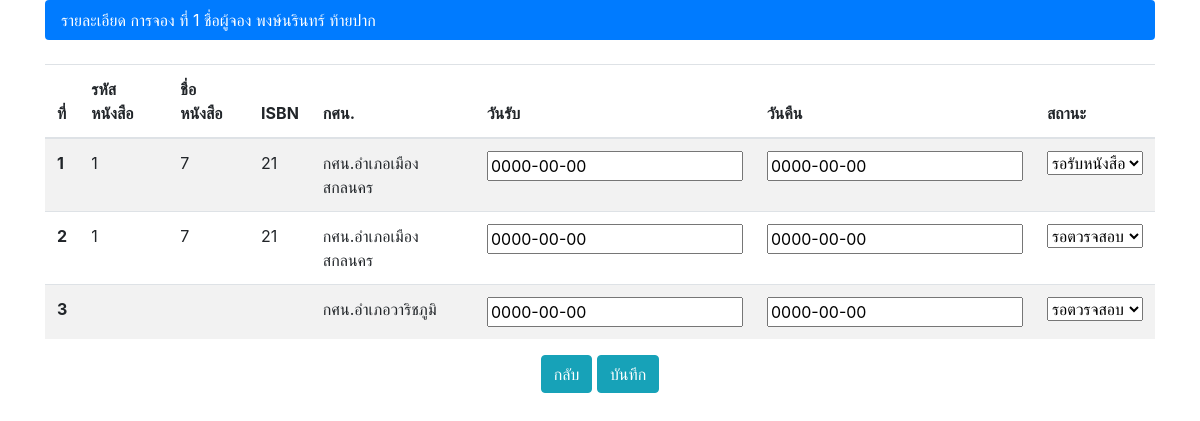
Screenshot of /Authorities/view_order.php?id=1 (signed in) with the database file from the repository.
### tables this page shows
CREATE TABLE `order_detail` (
  `id` int(11) NOT NULL,
  `id_stock` varchar(15) NOT NULL,
  `name` varchar(50) NOT NULL,
  `b_codes` varchar(50) NOT NULL,
  `b_isbn` varchar(50) NOT NULL,
  `b_name` varchar(50) NOT NULL,
  `b_library` text NOT NULL,
  `date_receive` date NOT NULL,
  `date_return` date NOT NULL,
  `status` enum('รอตวรจสอบ','รอรับหนังสือ','คืนแล้ว') NOT NULL DEFAULT 'รอตวรจสอบ'
);

### Authorities/view_order.php (the view, shortened to what this page needs)
<?php
include 'includes/config.php';
if (isset($_GET['id'])) {
  $order_id = $_GET['id'];
}
$query = "SELECT * FROM order_detail WHERE id_stock = '".$order_id."' ";
$order = mysqli_query($conn, $query) or die(mysqli_error($conn));
$result = mysqli_fetch_assoc($order);
?>
<!DOCTYPE html>
<html>
<head>
   <?php
    include("includes/head.inc.php");
   ?>
   <link rel="stylesheet" href="//code.jquery.com/ui/1.12.1/themes/base/jquery-ui.css">
</head>
<body>
    <div class="container">
      <div class="row">
        <div class="col-md-12">
          <ul class="nav nav-pills flex-column">
            <li class="nav-item">
              <a href="#" class="active nav-link">รายละเอียด การจอง ที่ <?php echo $order_id.' ชื่อผู้จอง '.$result['name'] ?></a>
            </li>
          </ul>
          <br>
          <form action="update_order.php" method="POST" enctype="multipart/form-data">
            <table class="table table-striped datatable">
                  <thead>
                    <tr>
                      <th scope="col">ที่</th>
                      <th scope="col">รหัสหนังสือ</th>
                      <th scope="col">ชื่อหนังสือ</th>
                      <th scope="col">ISBN</th>
                      <th scope="col">กศน.</th>
                      <th scope="col">วันรับ</th>
                      <th scope="col">วันคืน</th>
                      <th scope="col">สถานะ</th>
                    </tr>
                  </thead>
                  <tbody>
              <?php
                $i = 1;
                $order = mysqli_query($conn, $query) or die(mysqli_error($conn));
                 while ($rs = mysqli_fetch_array($order)) {
              ?>
                    <tr>
                      <th scope="row"><?php echo $i; ?></th>
                      <td><?php echo $rs["b_codes"]; ?></td>
                      <td><?php echo $rs["b_name"]; ?></td>
                      <td><?php echo $rs["b_isbn"]; ?></td>
                      <td><?php echo $rs["b_library"]; ?></td>
                      <td><input name="daterev[]" type="text" id="rev_date" value="<?php echo $rs["date_receive"]; ?>"> </td>
                      <td><input name="datereturn[]" type="text" id="re_date" value="<?php echo $rs["date_return"]; ?>"> </td>
                      <td>
                        <select name="status[]">
                          <option value="รอตวรจสอบ" <?php if($rs["status"] == "รอตวรจสอบ") echo 'selected'; ?> >รอตวรจสอบ</option>
                          <option value="รอรับหนังสือ" <?php if($rs["status"] == "รอรับหนังสือ") echo "selected"; ?> >รอรับหนังสือ</option>
                        </select>
                      </td>
                    </tr>
            <?php
            $i++;
            }
            ?>
                  </tbody>
                </table>
              <div align="center">
                <a href="ABookList.php" class="btn btn-info">กลับ</a>
                <button type="submit" class="btn btn-info" >บันทึก</button>
              </div>
          </form>
      </div>
    </div>
   <br>
   <br>
</body>
</html>

### rows the page displays
order_detail: name "พงษ์นรินทร์ ท้ายปาก", b_codes "1", b_name "7", b_isbn "21", b_library "กศน.อำเภอเมืองสกลนคร", date_receive "0000-00-00", date_return "0000-00-00", status "รอรับหนังสือ"
order_detail: b_codes "1", b_name "7", b_isbn "21", b_library "กศน.อำเภอเมืองสกลนคร", date_receive "0000-00-00", date_return "0000-00-00", status "รอตวรจสอบ"
order_detail: b_library "กศน.อำเภอวาริชภูมิ", date_receive "0000-00-00", date_return "0000-00-00", status "รอตวรจสอบ"

### other values shown
$order_id "1"
